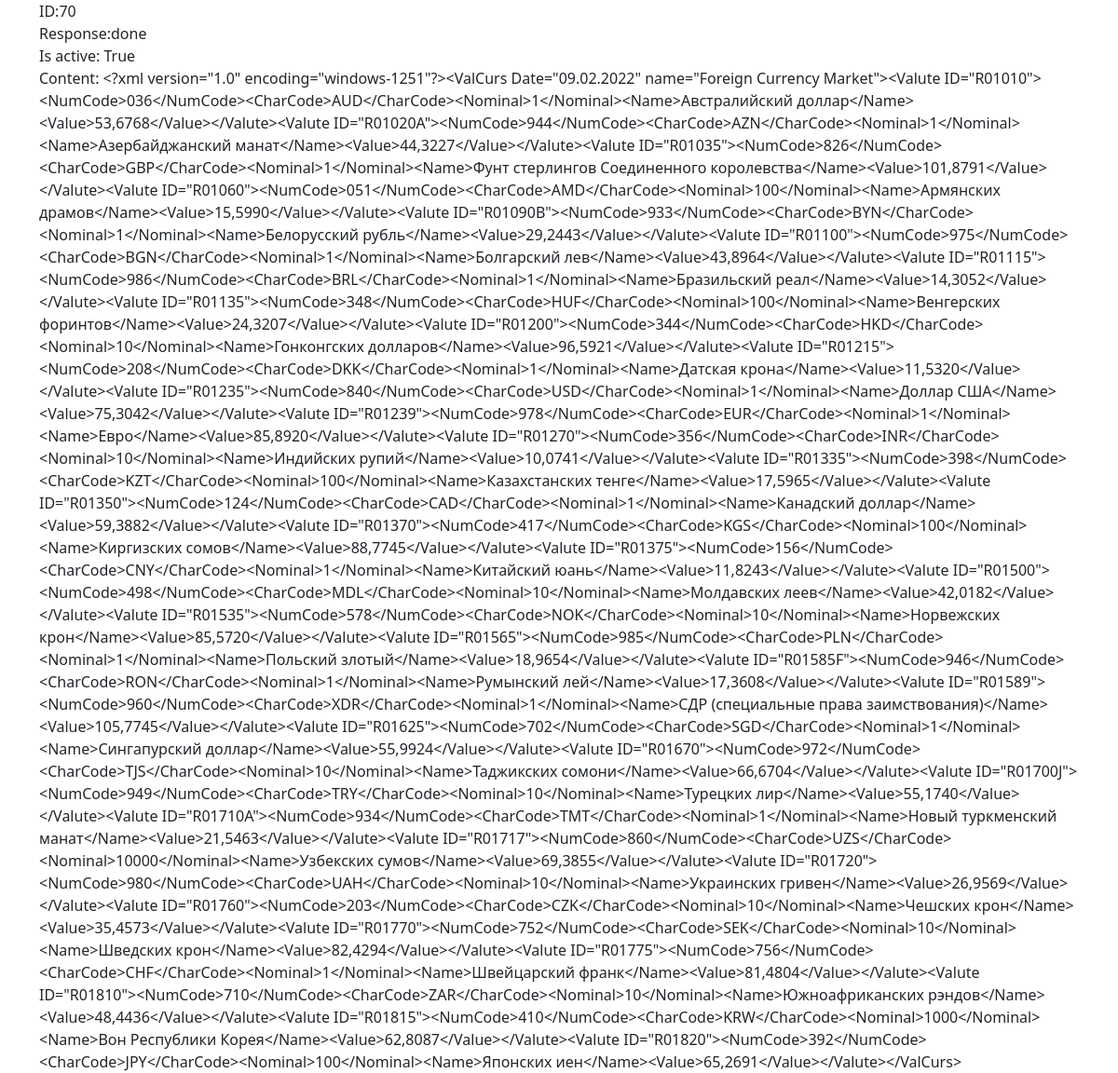
The page /list/70/ on the database its author committed.
### task/models.py (models this page shows, shortened)
class Task(models.Model):
    CATEGORY_CHOICES = (
        (1, 'Действие 1'),
        (2, 'Действие 2'),
        (3, 'Действие 3'),
        (4, 'Действие 4'),
        (5, 'Действие 5'),
    )
    STATUS_CHOICES = (
        (1, ' Успешно'),
        (2, 'Ошибка'),
        (3, 'Ожидание'),
    )
    url = models.CharField('url', max_length=150)
    content = models.TextField(blank=True)
    response = models.TextField(default=None, null=True)
    status = models.PositiveSmallIntegerField('Ответ', choices=STATUS_CHOICES, null=True)
    is_active = models.BooleanField(default=True)
    category = models.PositiveSmallIntegerField('Тип задачи', choices=CATEGORY_CHOICES, null=True)
    started_at = models.DateTimeField(auto_now_add=True)
    finished_at = models.DateTimeField(default=None, null=True, blank=True)
    created_at = models.DateTimeField(editable=False)
    updated_at = models.DateTimeField(editable=False)
    deleted_at = models.DateTimeField(default=None, null=True, blank=True)
    user = models.ForeignKey(User, verbose_name="Пользователь", on_delete=models.SET_NULL, null=True)
    package = models.IntegerField("PackageID", default=None, null=True)
    parent = models.ForeignKey(
        'self', verbose_name="Задача", on_delete=models.SET_NULL, blank=True, null=True
    )
    class Meta:
        verbose_name = "Задача"
        verbose_name_plural = "Задачи"

### task/views.py (the view)
# urls.py: path('list/<int:pk>/', TaskDetailView.as_view(), name='task_id'),
class TaskDetailView(DetailView):
    model = Task
    template_name = 'tasks/task_detail.html'

### templates/tasks/task_detail.html
{% extends 'base.html' %}
{% block content %}
<div>ID:{{task.id}}</div>
<div>Response:{{task.response}}</div>
<div>Is active: {{task.is_active}}</div>
<div>Content: {{task.content}}</div>
{% endblock content%}

### rows shown on the page
Task: id "70", response "done", is_active "True", content "<?xml version=\"1.0\" encoding=\"windows-1251\"?><ValCurs Date=\"09.02.2022\" name=\"Foreign Currency Market\"><Valute ID=\"R01010\"><NumCode>036</NumCode><CharCode>AUD</CharCode><Nominal>1</Nominal><Name>Австралийский доллар</Name><Value>53,6768</Value></Valute><Valute ID=\"R01020A\"><NumCode>944</NumCode><CharCode>AZN</CharCode><Nominal>1</Nominal><Name>Азербайджанский манат</Name><Value>44,3227</Value></Valute><Valute ID=\"R01035\"><NumCode>826</NumCode><CharCode>GBP</CharCode><Nominal>1</Nominal><Name>Фунт стерлингов Соединенного королевства</Name><Value>101,8791</Value></Valute><Valute ID=\"R01060\"><NumCode>051</NumCode><CharCode>AMD</CharCode><Nominal>100</Nominal><Name>Армянских…"
